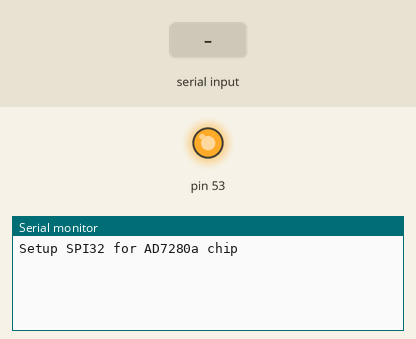
This sketch was run on a simulated Arduino Mega 2560, built with avr-gcc and run on an emulated ATmega2560. Parts: output pins drawn as LEDs (lit = HIGH), the last lines printed to the serial monitor. Inputs (shaded band) come from the test bench. Pins used as bus, display or sensor lines are not drawn.

Above: at 1.2 s.
1.3 s: "a\n" received over Serial
At 2.8 s:
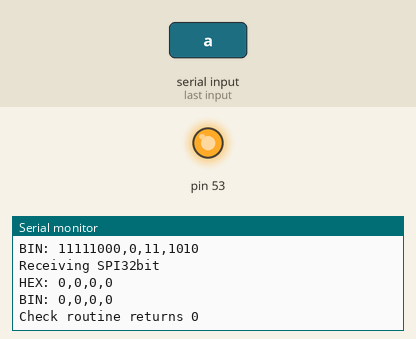
3.0 s: byte 98 ('b') received over Serial
At 4.4 s:
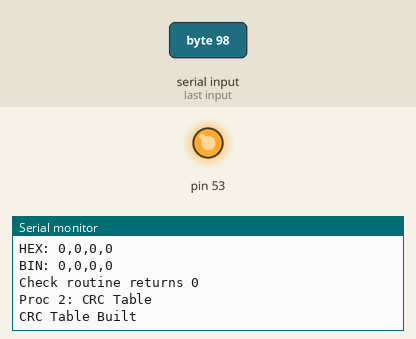
4.7 s: byte 99 ('c') received over Serial
At 5.9 s:
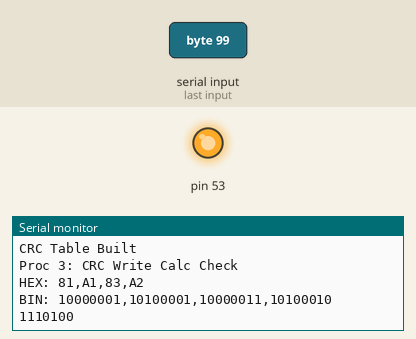
6.2 s: byte 100 ('d') received over Serial
At 7.0 s:
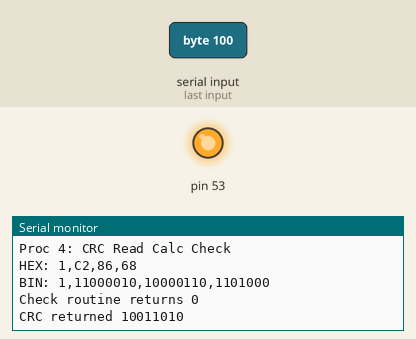
7.8 s: byte 101 ('e') received over Serial
At 8.04 s:
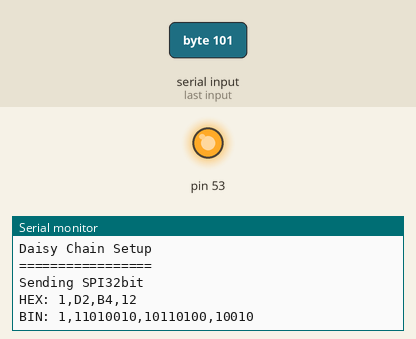
9.3 s: byte 102 ('f') received over Serial
At 9.3 s:
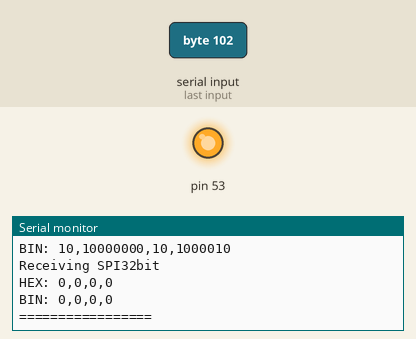
Timing chart, 0 to 12.0 s (numbered marks = the images above; inputs shaded):
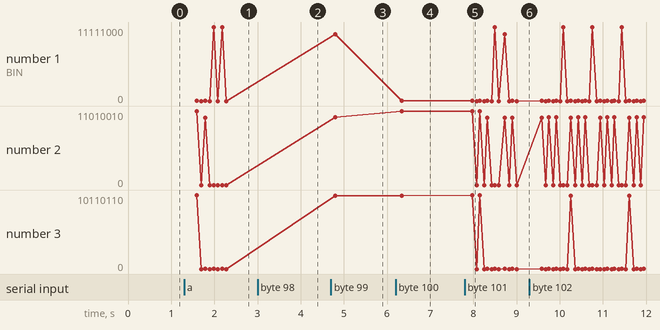

The sketch:

AD7280a_SPICommunication.ino
```cpp
/*
 *  AD7280a_SPICommunication.ino
 *
 * 	Created: 12/31/2012 4:44:02 AM
 *  Author: prashant veerbrahma panchal
 *  Description : This program is developed during my internship. one can test the AD7280a EVal board or the AD7280a chained devices using Arduino platform.
 *  The library lib_ad7280a was modified from the Linux device driver of AD7280a.
 *  The library is made a bit more portable. The program is tested with the AD7280a EVal Board and Arduino MEGA.
 */

#include <Arduino.h>
#include <SPI.h>
#include "lib_ad7280a.h"


#ifndef _SS
#define _SS 10
#endif

//#define _PDEBUG
#define _EN_PIN	5

long int tempo;
struct ad7280_state ADinst;
uint16_t valCh[24]; // Statically assigned the memory for only 2 two AD7280a channels. If you need more then declare more or write your own routine.
void setup()
{
  Serial.begin(9600);
  Serial.println("Setup SPI32 for AD7280a chip");
  setup_spi32();
  ADinst.readback_delay_ms = 10; // 10 ms wait time.
  ADinst.cell_threshhigh = 0xFF;
  ADinst.aux_threshhigh = 0xFF;
  ADinst.ctrl_hb = 0x00;
  ADinst.ctrl_lb = 0x10; // D4 of Ctrl_lb must be 1 ( reserved Bit )
  ADinst.cell_threshlow = 0x00;
  ADinst.aux_threshlow = 0x00;
  digitalWrite(_EN_PIN, HIGH);


return ;
}


void loop()
{
uint32_t val;
byte a;

do
{

	a = Serial.read();
	//Serial.println(a,DEC);
	if( a == 'a')	// Datasheet Initialise
	{
		Serial.println("");
		Serial.println("");
		Serial.println("Proc 1: Datasheet Initialise");

		val=0x01C2B6E2;
		transferspi32(&val);
		Serial.print("Check routine returns ");
		a = ad7280_check_crc( &ADinst, val);
		Serial.println(a,BIN);

		val=0x038716CA;
		transferspi32(&val);
		Serial.print("Check routine returns ");
		a = ad7280_check_crc( &ADinst, val);
		Serial.println(a,BIN);

		val=0xF800030A;
		transferspi32(&val);
		Serial.print("Check routine returns ");
		a = ad7280_check_crc( &ADinst, val);
		Serial.println(a,BIN);

		val=0xF800030A;
		transferspi32(&val);
		Serial.print("Check routine returns ");
		a = ad7280_check_crc( &ADinst, val);
		Serial.println(a,BIN);
	}

	if( a == 'b') // Building the CRC Table
	{
		Serial.println("");
		Serial.println("");
		Serial.println("Proc 2: CRC Table");
		ad7280_crc8_build_table( &ADinst.crc_tab[0]);
		Serial.println("CRC Table Built");
    }

	if( a == 'c') // CRC write check
	{
		Serial.println("");
		Serial.println("");
		Serial.println("Proc 3: CRC Write Calc Check");
		val = 0x81A183A2; // To transmit
		show32bit(&val);
		a = ad7280_calc_crc8(&ADinst.crc_tab[0], val>>11);
		Serial.println(a,BIN);
	}

	if ( a == 'd') // CRC read check
	{
		Serial.println("");
		Serial.println("");
		Serial.println("Proc 4: CRC Read Calc Check");
		val = 0x01C28668;  // recieived
		show32bit(&val);
		Serial.print("Check routine returns ");
		a = ad7280_check_crc( &ADinst, val);
		Serial.println(a,BIN);
		Serial.print("CRC returned ");
		a = ad7280_calc_crc8(&ADinst.crc_tab[0], val >> 10);
		Serial.println(a,BIN);
	}

	if( a == 'e')  // All Setup
	{
		Serial.println("");
		Serial.println("");
		Serial.println("Proc 5: All Setup");
		Serial.println("CRC table setup");
		ad7280_crc8_build_table(&ADinst.crc_tab[0]);
		Serial.println("Daisy Chain Setup");
		a = ad7280_chain_setup( &ADinst );
		Serial.print("No of Slaves found: ");
		ADinst.slave_num = a;
		Serial.println(ADinst.slave_num,DEC);
		ADinst.scan_cnt = (ADinst.slave_num + 1) * AD7280A_NUM_CH;
		Serial.print("Total channels found: ");
		Serial.println(ADinst.scan_cnt,DEC);
		Serial.println("Write Bal Reg Zero");
		delay(10);
		ad7280_write(&ADinst, AD7280A_DEVADDR(1),
		AD7280A_CELL_BALANCE, 0, 0);
		delay(10);
		ad7280_write(&ADinst, AD7280A_DEVADDR(0),
		AD7280A_CELL_BALANCE, 0, 0);
		Serial.println("=================");
	}

	if( a == 'f')  // Read Master channels
	{
		uint32_t recv_data;
		Serial.println("");
		Serial.println("");
		Serial.println("=================");
		Serial.println("Proc 6: Read Master channels");

		recv_data = ad7280_read_channel( &ADinst, AD7280A_DEVADDR_MASTER,
						AD7280A_CELL_VOLTAGE_1);
		Serial.print("VIN_1 : ");
		Serial.println(recv_data,DEC);

		recv_data = ad7280_read_channel( &ADinst, AD7280A_DEVADDR_MASTER,
						AD7280A_CELL_VOLTAGE_2);
		Serial.print("VIN_2 : ");
		Serial.println(recv_data,DEC);

		recv_data = ad7280_read_channel( &ADinst, AD7280A_DEVADDR_MASTER,
						AD7280A_CELL_VOLTAGE_3);
		Serial.print("VIN_3 : ");
		Serial.println(recv_data,DEC);

		recv_data = ad7280_read_channel( &ADinst, AD7280A_DEVADDR_MASTER,
						AD7280A_CELL_VOLTAGE_4);
		Serial.print("VIN_4 : ");
		Serial.println(recv_data,DEC);

		recv_data = ad7280_read_channel( &ADinst, AD7280A_DEVADDR_MASTER,
						AD7280A_CELL_VOLTAGE_5);
		Serial.print("VIN_5 : ");
		Serial.println(recv_data,DEC);

		recv_data = ad7280_read_channel( &ADinst, AD7280A_DEVADDR_MASTER,
						AD7280A_CELL_VOLTAGE_6);
		Serial.print("VIN_6 : ");
		Serial.println(recv_data,DEC);
	}

	if( a == 'g')  // Read Slave channels
	{
		uint32_t recv_data;
		Serial.println("");
		Serial.println("");
		Serial.println("=================");
		Serial.println("Proc 7: Read Slave channels");

		recv_data = ad7280_read_channel( &ADinst, AD7280A_DEVADDR(1),
						AD7280A_CELL_VOLTAGE_1);
		Serial.print("VIN_1 : ");
		Serial.println(recv_data,DEC);

		recv_data = ad7280_read_channel( &ADinst, AD7280A_DEVADDR(1),
						AD7280A_CELL_VOLTAGE_2);
		Serial.print("VIN_2 : ");
		Serial.println(recv_data,DEC);

		recv_data = ad7280_read_channel( &ADinst, AD7280A_DEVADDR(1),
						AD7280A_CELL_VOLTAGE_3);
		Serial.print("VIN_3 : ");
		Serial.println(recv_data,DEC);

		recv_data = ad7280_read_channel( &ADinst, AD7280A_DEVADDR(1),
						AD7280A_CELL_VOLTAGE_4);
		Serial.print("VIN_4 : ");
		Serial.println(recv_data,DEC);

		recv_data = ad7280_read_channel( &ADinst, AD7280A_DEVADDR(1),
						AD7280A_CELL_VOLTAGE_5);
		Serial.print("VIN_5 : ");
		Serial.println(recv_data,DEC);

		recv_data = ad7280_read_channel( &ADinst, AD7280A_DEVADDR(1),
						AD7280A_CELL_VOLTAGE_6);
		Serial.print("VIN_6 : ");
		Serial.println(recv_data,DEC);
	}

	if( a == 'h')  // Read all and print sum
	{
		uint32_t sum;
		float result;
		Serial.println("");
		Serial.println("");
		Serial.println("=================");
		Serial.print("Proc 8: Read all and Total Voltage in mV: ");

		for (a = 0 ; a < 24 ; a ++ )
			valCh[0]=0;

		sum = ad7280_read_all_channels(&ADinst, ADinst.scan_cnt,
					&valCh[0]);
		result = sum * 0.976000 + 1000*ADinst.scan_cnt/2 ; // channel ADC counts is 0.976 mill volts
		Serial.println(result,DEC);
	}


	if( a == 'i')  // Print all the channels
	{
		uint8_t i;
		float result;
		Serial.println("");
		Serial.println("");
		Serial.println("=================");
		Serial.println("Proc 9: Print all the ADC counts of channels");
		ad7280_read_all_channels(&ADinst, ADinst.scan_cnt,
					&valCh[0]);
		for(i =0 ; i < ADinst.scan_cnt ; i++ )
		{
			if( ((i/6)%2) == 0 )
			//if(1)
			{
			Serial.print("VIN_");
			Serial.print( (1+i),DEC );
			Serial.print(": ");
			Serial.println(valCh[i],DEC);
			}
			else
			{
			Serial.print("AUX_");
			Serial.print( (1+i),DEC );
			Serial.print(": ");
			Serial.println(valCh[i],DEC);
			}
		}
	}
	if( a == 'j')  // Print all the channels on a file
	{
		uint8_t i;
		float result;
		Serial.println("");
		Serial.println("");
		Serial.println("=================");
		Serial.println("Proc 9: Print all the ADC counts of channels, 0 to stop");

		int b;
    		int valCh_true;
		b = Serial.read();

    		int timezero= millis();

		while(b!='0') {

      tempo= millis()-timezero;
			ad7280_read_all_channels(&ADinst, ADinst.scan_cnt,
					&valCh[0]);

		  Serial.print(tempo, DEC);
     		  Serial.print('\t');
			for(i =0 ; i < ADinst.scan_cnt ; i++ )
			{
				if( ((i/6)%2) == 0 )
				//if(1)
				{
				//Serial.print("VIN_");
				//Serial.print( (1+i),DEC );
				//Serial.print(": ");
        			valCh_true=valCh[i]+1000;
       				Serial.print(valCh_true,DEC);
				Serial.print('\t');
				}
				else
				{
				//Serial.print("AUX_");
				//Serial.print( (1+i),DEC );
				//Serial.print(": ");
				Serial.print(valCh[i],DEC);
        			Serial.print('\t');
				}
			}
      			Serial.println('\n');
			b = Serial.read();
		}
	}
 if( a == 'k')  // cell balance
 {
   uint8_t cell_time;
   byte cell_num;

   //Serial.println("Insert 1 for each cell to balance");
   cell_num = 0b111000;       //provo a caso le prime 3 celle
   Serial.println(cell_num,BIN);
   Serial.println("Insert time in seconds");
   cell_time = 120;

   Serial.println("inizio");
   ad7280_cell_balance_enable (&ADinst, cell_num, cell_time); //per ora attiva cella 2 per 71.5sec
   Serial.println("arrivato");

 }


	delay(500);
}while(1);

delay(1000);
Serial.println("Continue main loop");
return;
}

void setup_spi32()
{
  SPI.begin();
  SPI.setDataMode(SPI_MODE1);
  SPI.setBitOrder(MSBFIRST); // MSB first.
  SPI.setClockDivider(SPI_CLOCK_DIV32); // 1 Mhz Clk fo SPI. 16Mhz Div 16 = 1 Mhz.s
  pinMode(_SS, OUTPUT);
}

void transferspi32( uint32_t *val)
{
  byte h_h; // D31-D24 received
  byte h_l; // D23-D16 received
  byte l_h; // D15 -D8 received
  byte l_l; // D07 -D0 received

#ifndef _PDEBUG
  h_h = ((*val)>>24) & 0xFF;
  h_l = ((*val)>>16) & 0xFF;
  l_h = ((*val)>>8) & 0xFF;
  l_l = (*val) & 0xFF;
  Serial.println("=================");
  Serial.println("Sending SPI32bit");
  Serial.print("HEX: ");
  Serial.print(h_h,HEX);
  Serial.print(",");
  Serial.print(h_l,HEX);
  Serial.print(",");
  Serial.print(l_h,HEX);
  Serial.print(",");
  Serial.println(l_l,HEX);
  Serial.print("BIN: ");
  Serial.print(h_h,BIN);
  Serial.print(",");
  Serial.print(h_l,BIN);
  Serial.print(",");
  Serial.print(l_h,BIN);
  Serial.print(",");
  Serial.println(l_l,BIN);
#endif

  digitalWrite(_SS,LOW);
  h_h = SPI.transfer( ((*val)>>24) & 0xFF );  // D31-D24
  h_l = SPI.transfer( ((*val)>>16) & 0xFF );  // D23-D16
  l_h = SPI.transfer( ((*val)>>8) & 0xFF );   // D15-D08
  l_l = SPI.transfer( (*val) & 0xFF );        // D07-D00
  delay(100);
  digitalWrite(_SS,HIGH);
  *val = (uint32_t) (((uint32_t) h_h <<24) | ((uint32_t) h_l <<16) | ((uint32_t) l_h << 8) | l_l);

 #ifndef _PDEBUG

  Serial.println("Receiving SPI32bit");
  Serial.print("HEX: ");
  Serial.print(h_h,HEX);
  Serial.print(",");
  Serial.print(h_l,HEX);
  Serial.print(",");
  Serial.print(l_h,HEX);
  Serial.print(",");
  Serial.println(l_l,HEX);
  Serial.print("BIN: ");
  Serial.print(h_h,BIN);
  Serial.print(",");
  Serial.print(h_l,BIN);
  Serial.print(",");
  Serial.print(l_h,BIN);
  Serial.print(",");
  Serial.println(l_l,BIN);
#endif

  return ; // Always return zero. Even if the things are not successful
}

void show32bit( uint32_t *val)
{
  byte h_h; // D31-D24 received
  byte h_l; // D23-D16 received
  byte l_h; // D15 -D8 received
  byte l_l; // D07 -D0 received

  h_h = ((*val)>>24) & 0xFF;
  h_l = ((*val)>>16) & 0xFF;
  l_h = ((*val)>>8) & 0xFF;
  l_l = (*val) & 0xFF;
  Serial.print("HEX: ");
  Serial.print(h_h,HEX);
  Serial.print(",");
  Serial.print(h_l,HEX);
  Serial.print(",");
  Serial.print(l_h,HEX);
  Serial.print(",");
  Serial.println(l_l,HEX);
  Serial.print("BIN: ");
  Serial.print(h_h,BIN);
  Serial.print(",");
  Serial.print(h_l,BIN);
  Serial.print(",");
  Serial.print(l_h,BIN);
  Serial.print(",");
  Serial.println(l_l,BIN);
  return;
}
```

lib_ad7280a.h
```cpp
// (licence header left out)
#define AD7280A_ACQ_TIME_400ns			0
#define AD7280A_ACQ_TIME_800ns			1
#define AD7280A_ACQ_TIME_1200ns			2
#define AD7280A_ACQ_TIME_1600ns			3

#define AD7280A_CONV_AVG_DIS			0
#define AD7280A_CONV_AVG_2			1
#define AD7280A_CONV_AVG_4			2
#define AD7280A_CONV_AVG_8			3

#define AD7280A_ALERT_REMOVE_VIN5		(1 << 2)
#define AD7280A_ALERT_REMOVE_VIN4_VIN5		(2 << 2)
#define AD7280A_ALERT_REMOVE_AUX5		(1 << 0)
#define AD7280A_ALERT_REMOVE_AUX4_AUX5		(2 << 0)


#define AD7280A_CELL_VOLTAGE_1		0x0  /* D11 to D0, Read only */
#define AD7280A_CELL_VOLTAGE_2		0x1  /* D11 to D0, Read only */
#define AD7280A_CELL_VOLTAGE_3		0x2  /* D11 to D0, Read only */
#define AD7280A_CELL_VOLTAGE_4		0x3  /* D11 to D0, Read only */
#define AD7280A_CELL_VOLTAGE_5		0x4  /* D11 to D0, Read only */
#define AD7280A_CELL_VOLTAGE_6		0x5  /* D11 to D0, Read only */
#define AD7280A_AUX_ADC_1		0x6  /* D11 to D0, Read only */
#define AD7280A_AUX_ADC_2		0x7  /* D11 to D0, Read only */
#define AD7280A_AUX_ADC_3		0x8  /* D11 to D0, Read only */
#define AD7280A_AUX_ADC_4		0x9  /* D11 to D0, Read only */
#define AD7280A_AUX_ADC_5		0xA  /* D11 to D0, Read only */
#define AD7280A_AUX_ADC_6		0xB  /* D11 to D0, Read only */
#define AD7280A_SELF_TEST		0xC  /* D11 to D0, Read only */
#define AD7280A_CONTROL_HB		0xD  /* D15 to D8, Read/write */
#define AD7280A_CONTROL_LB		0xE  /* D7 to D0, Read/write */
#define AD7280A_CELL_OVERVOLTAGE	0xF  /* D7 to D0, Read/write */
#define AD7280A_CELL_UNDERVOLTAGE	0x10 /* D7 to D0, Read/write */
#define AD7280A_AUX_ADC_OVERVOLTAGE	0x11 /* D7 to D0, Read/write */
#define AD7280A_AUX_ADC_UNDERVOLTAGE	0x12 /* D7 to D0, Read/write */
#define AD7280A_ALERT			0x13 /* D7 to D0, Read/write */
#define AD7280A_CELL_BALANCE		0x14 /* D7 to D0, Read/write */


#define AD7280A_CB1_TIMER		0x15 /* D7 to D0, Read/write */
#define AD7280A_CB2_TIMER		0x16 /* D7 to D0, Read/write */
#define AD7280A_CB3_TIMER		0x17 /* D7 to D0, Read/write */
#define AD7280A_CB4_TIMER		0x18 /* D7 to D0, Read/write */
#define AD7280A_CB5_TIMER		0x19 /* D7 to D0, Read/write */
#define AD7280A_CB6_TIMER		0x1A /* D7 to D0, Read/write */
#define AD7280A_PD_TIMER		0x1B /* D7 to D0, Read/write */
#define AD7280A_READ			0x1C /* D7 to D0, Read/write */
#define AD7280A_CNVST_CONTROL		0x1D /* D7 to D0, Read/write */

/* Bits and Masks */
#define AD7280A_CTRL_HB_CONV_INPUT_ALL			(0 << 6)
#define AD7280A_CTRL_HB_CONV_INPUT_6CELL_AUX1_3_4	(1 << 6)
#define AD7280A_CTRL_HB_CONV_INPUT_6CELL		(2 << 6)
#define AD7280A_CTRL_HB_CONV_INPUT_SELF_TEST		(3 << 6)
#define AD7280A_CTRL_HB_CONV_RES_READ_ALL		(0 << 4)
#define AD7280A_CTRL_HB_CONV_RES_READ_6CELL_AUX1_3_4	(1 << 4)
#define AD7280A_CTRL_HB_CONV_RES_READ_6CELL		(2 << 4)
#define AD7280A_CTRL_HB_CONV_RES_READ_NO		(3 << 4)
#define AD7280A_CTRL_HB_CONV_START_CNVST		(0 << 3)
#define AD7280A_CTRL_HB_CONV_START_CS			(1 << 3)
#define AD7280A_CTRL_HB_CONV_AVG_DIS			(0 << 1)
#define AD7280A_CTRL_HB_CONV_AVG_2			(1 << 1)
#define AD7280A_CTRL_HB_CONV_AVG_4			(2 << 1)
#define AD7280A_CTRL_HB_CONV_AVG_8			(3 << 1)
#define AD7280A_CTRL_HB_CONV_AVG(x)			((x) << 1)
#define AD7280A_CTRL_HB_PWRDN_SW			(1 << 0)

#define AD7280A_CTRL_LB_SWRST				(1 << 7)
#define AD7280A_CTRL_LB_ACQ_TIME_400ns			(0 << 5)
#define AD7280A_CTRL_LB_ACQ_TIME_800ns			(1 << 5)
#define AD7280A_CTRL_LB_ACQ_TIME_1200ns			(2 << 5)
#define AD7280A_CTRL_LB_ACQ_TIME_1600ns			(3 << 5)
#define AD7280A_CTRL_LB_ACQ_TIME(x)			((x) << 5)
#define AD7280A_CTRL_LB_MUST_SET			(1 << 4)
#define AD7280A_CTRL_LB_THERMISTOR_EN			(1 << 3)
#define AD7280A_CTRL_LB_LOCK_DEV_ADDR			(1 << 2)
#define AD7280A_CTRL_LB_INC_DEV_ADDR			(1 << 1)
#define AD7280A_CTRL_LB_DAISY_CHAIN_RB_EN		(1 << 0)

#define AD7280A_ALERT_GEN_STATIC_HIGH			(1 << 6)
#define AD7280A_ALERT_RELAY_SIG_CHAIN_DOWN		(3 << 6)

#define AD7280A_ALL_CELLS				(0x00AD << 16)

#define AD7280A_MAX_SPI_CLK_Hz		700000 /* < 1MHz */
#define AD7280A_MAX_CHAIN		8
#define AD7280A_CELLS_PER_DEV		6
#define AD7280A_BITS			12
#define AD7280A_NUM_CH			(AD7280A_AUX_ADC_6 - \
					AD7280A_CELL_VOLTAGE_1 + 1)

#define AD7280A_DEVADDR_MASTER		0
#define AD7280A_DEVADDR_ALL		0x1F
/* 5-bit device address is sent LSB first */
#define AD7280A_DEVADDR(addr)	(((addr & 0x1) << 4) | ((addr & 0x2) << 3) | \
				(addr & 0x4) | ((addr & 0x8) >> 3) | \
				((addr & 0x10) >> 4))
#define AD7280A_READ_TXVAL	0xF800030A

#define POLYNOM		0x2F
#define POLYNOM_ORDER	8
#define HIGHBIT		1 << (POLYNOM_ORDER - 1);


struct ad7280_state {
	int16_t			slave_num;
	int16_t			scan_cnt;
	uint8_t			readback_delay_ms;
	uint8_t			crc_tab[256];
	uint8_t			ctrl_hb;
	uint8_t			ctrl_lb;
	uint8_t			cell_threshhigh;
	uint8_t			cell_threshlow;
	uint8_t			aux_threshhigh;
	uint8_t			aux_threshlow;
	uint8_t			cb_mask[AD7280A_MAX_CHAIN];
	struct spi_device *spi;
};

struct spi_device {
	int8_t spi;
};
```

Source omitted: lib_ad7280a.ino (8334 bytes)

Measured:
- after the input at 1.3 s, the serial monitor: prints a new line after 0.20 s (image 1)
- after the input at 3.0 s, the serial monitor: prints a new line after 0.25 s (image 2)
- after the input at 4.7 s, the serial monitor: prints a new line after 0.05 s (image 3)
- after the input at 6.2 s, the serial monitor: prints a new line after 0.09 s (image 4)
- after the input at 7.8 s, the serial monitor: prints a new line after 0.06 s (image 5)
- plotted number 1: 0 → 10000001 after the input at 4.7 s
- plotted number 2: 0 → 10100001 after the input at 4.7 s, 10100001 → 11000010 after the input at 6.2 s, 0 → 10100001 after the input at 9.3 s
- plotted number 3: 0 → 10000011 after the input at 4.7 s, 10000011 → 10000110 after the input at 6.2 s
